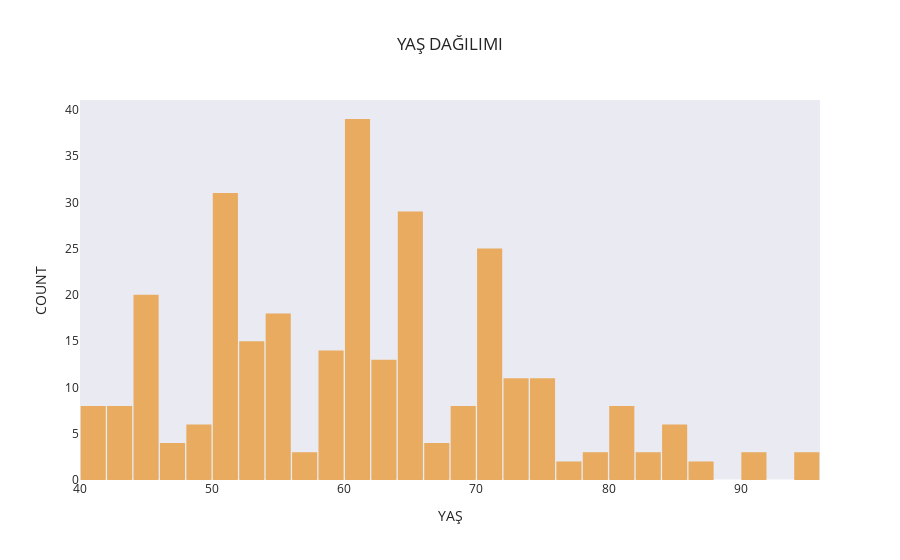

Notebook cell for this chart:
### Markdown cell above
VERİ SETİNİ İNCELEYELİM

### Code cell
# Yaş Dağılımı

import plotly.graph_objects as go

fig = go.Figure()
fig.add_trace(go.Histogram(
    x = dataset['age'],
    xbins=dict( # histogram için kullanılan çöp kutuları
        start=40,
        end=95,
        size=2
    ),
    marker_color='#e8ab60',
    opacity=1
))

fig.update_layout(
    title_text='YAŞ DAĞILIMI',
    xaxis_title_text='YAŞ',
    yaxis_title_text='COUNT', 
    bargap=0.05, 
    xaxis =  {'showgrid': False },
    yaxis = {'showgrid': False },
    template = 'seaborn'
)

fig.show()

### Figure 1 — Plotly figure (JSON) as saved in the notebook; plotly's stock layout.template omitted (floating-point values rounded to 4 significant figures; data arrays with more than 128 entries replaced by an {"elided": "..."} marker saying what was removed)
{"data": [{"marker": {"color": "#e8ab60"}, "opacity": 1, "type": "histogram", "x": {"elided": "297 float values"}, "xbins": {"end": 95, "size": 2, "start": 40}}], "layout": {"bargap": 0.05, "title": {"text": "YAŞ DAĞILIMI"}, "xaxis": {"showgrid": false, "title": {"text": "YAŞ"}}, "yaxis": {"showgrid": false, "title": {"text": "COUNT"}}}}
